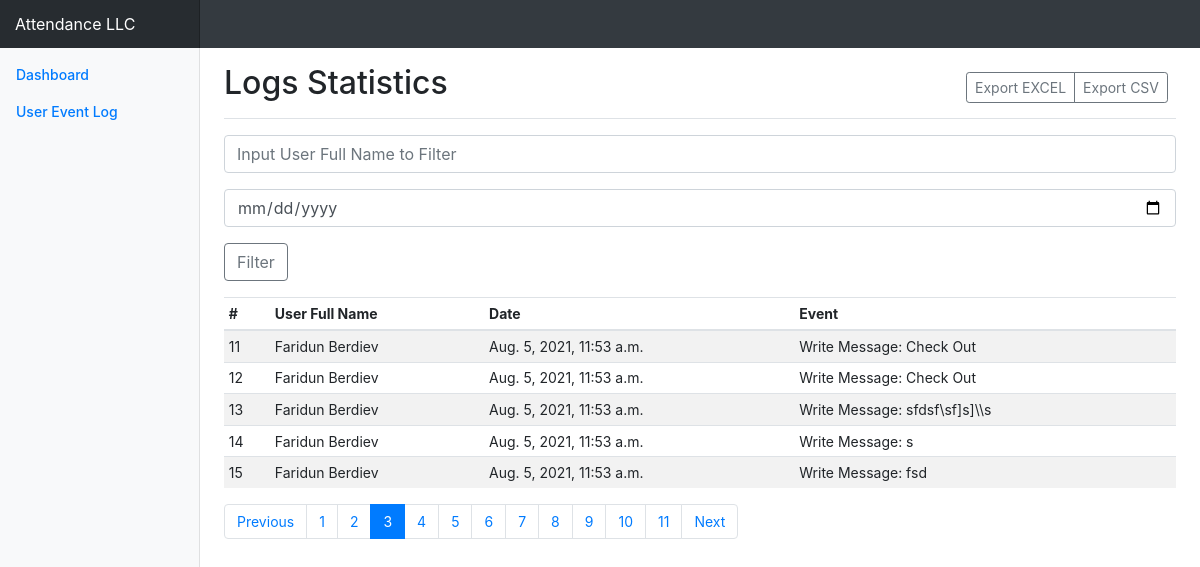
The page /logs?page=3&name-filter=&date-filter= on the database its author committed.
### turboHrBotApp/models.py (models this page shows, shortened)
class UserEventLog(models.Model):
    UserFullName = models.TextField(
        verbose_name='Telegram User Full Name'
    )
    TimeStamp = models.DateTimeField(
        verbose_name='Date'
    )
    Event = models.TextField(
        verbose_name='User Event',
        max_length=150
    )
    class Meta:
        verbose_name = 'User Event Log'

### turboHrBotApp/views.py (the view)
# urls.py: path('logs', views.logs)
def logs(request):
    fullNameFilter = request.GET.get('name-filter')
    dateFilter = request.GET.get('date-filter')
    page = request.GET.get('page', 1)
    logs = userEventLogService.GetUserEventLogs(page, fullNameFilter, dateFilter)
    return render(request, 'logs.html', {
        'data': logs,
        'fullNameFilter': '' if fullNameFilter is None else fullNameFilter,
        'dateFilter': '' if dateFilter is None else dateFilter
    })

### turboHrBotApp/services/UserEventLogService.py (called while the page is built)
    def GetUserEventLogs(self, page, name, date):
        sqlRawQuery = 'SELECT * FROM turboHrBotApp_usereventLog'
        if name is not None and name is not '':
            sqlRawQuery += f" WHERE UserFullName = '{name}'"
        if date is not None and date is not '':
            if 'WHERE' in sqlRawQuery:
                sqlRawQuery += f" AND TimeStamp = date('{date}')"
            else:
                sqlRawQuery += f" WHERE TimeStamp = date('{date}')"
        logs = UserEventLog.objects.raw(sqlRawQuery)
        paginatorInstance = Paginator(logs, 5)
        pageNumber = page
        logs = paginatorInstance.get_page(pageNumber)
        return logs

### turboHrBotApp/templates/logs.html (shortened to what this page needs)
{% extends "base.html" %}
{% block content %}
  <div class="d-flex justify-content-between flex-wrap flex-md-nowrap align-items-center pb-2 mb-3 border-bottom">
    <h1 class="h2">Logs Statistics</h1>
    <div class="btn-toolbar mb-2 mb-md-0">
      <div class="btn-group mr-2">
        <a href="/exportLogsExcel?name-filter={{ fullNameFilter }}&date-filter={{ dateFilter }}" class="btn btn-sm btn-outline-secondary">Export EXCEL</a>
        <a href="/exportLogsCsv?name-filter={{ fullNameFilter }}&date-filter={{ dateFilter }}" class="btn btn-sm btn-outline-secondary">Export CSV</a>
      </div>
    </div>
  </div>
  <div class="table-responsive">
    <form class="form-group mb-3" id="filter-from">
      <input id="name-filter" name="name-filter" type="text"
            class="form-control mb-3"
            placeholder="Input User Full Name to Filter"
            aria-label="Full Name"
            aria-describedby="basic-addon2"
            value="{{ fullNameFilter }}">
      <input id="date-filter" name="date-filter" type="date"
            class="form-control mb-3"
            placeholder="Input Date to Filter"
            aria-label="Date"
            aria-describedby="basic-addon2"
            value="{{ dateFilter }}">
      <button class="btn btn-outline-secondary" type="submit">Filter</button>
    </form>
    <table class="table table-striped table-sm">
      <thead>
        <tr>
          <th>#</th>
          <th>User Full Name</th>
          <th>Date</th>
          <th>Event</th>
        </tr>
      </thead>
      <tbody>
        {% for item in data %}
        <tr>
          <td>{{ item.id }}</td>
          <td>{{ item.UserFullName }}</td>
          <td>{{ item.TimeStamp }}</td>
          <td>{{ item.Event }}</td>
        </tr>
        {% endfor %}
      </tbody>
    </table>
  </div>
  <nav aria-label="Pagination">
    <ul class="pagination">
      {% if data.has_previous %}
        <li class="page-item"><a class="page-link" href="?page={{ data.previous_page_number }}&name-filter={{ fullNameFilter }}&date-filter={{ dateFilter }}">Previous</a></li>
      {% endif %}
      {% for page in data.paginator.page_range %}
        {% if data.number == page %}
          <li class="page-item active"><a class="page-link" href="?page={{ page }}&name-filter={{ fullNameFilter }}&date-filter={{ dateFilter }}">{{ page }}</a></li>
        {% else %}
          <li class="page-item"><a class="page-link" href="?page={{ page }}&name-filter={{ fullNameFilter }}&date-filter={{ dateFilter }}">{{ page }}</a></li>
        {% endif %}
      {% endfor %}
      {% if data.has_next %}
        <li class="page-item"><a class="page-link" href="?page={{ data.next_page_number }}&name-filter={{ fullNameFilter }}&date-filter={{ dateFilter }}">Next</a></li>
      {% endif %}
    </ul>
  </nav>
{% endblock %}

### turboHrBotApp/templates/base.html (style rules this page uses)
body { font-size: .875rem; }
.border-bottom { border-bottom: 1px solid #e5e5e5; }

### rows shown on the page
UserEventLog: id "11", UserFullName "Faridun Berdiev", TimeStamp "Aug. 5, 2021, 11:53 a.m.", Event "Write Message: Check Out"
UserEventLog: id "12", UserFullName "Faridun Berdiev", TimeStamp "Aug. 5, 2021, 11:53 a.m.", Event "Write Message: Check Out"
UserEventLog: id "13", UserFullName "Faridun Berdiev", TimeStamp "Aug. 5, 2021, 11:53 a.m.", Event "Write Message: sfdsf\\sf]s]\\\\s"
UserEventLog: id "14", UserFullName "Faridun Berdiev", TimeStamp "Aug. 5, 2021, 11:53 a.m.", Event "Write Message: s"
UserEventLog: id "15", UserFullName "Faridun Berdiev", TimeStamp "Aug. 5, 2021, 11:53 a.m.", Event "Write Message: fsd"

### other values the page prints
{{ page }} "1" "2" "4" "5" "6" "7" "8" "9" "10" "11"
{{ page }} "3"
